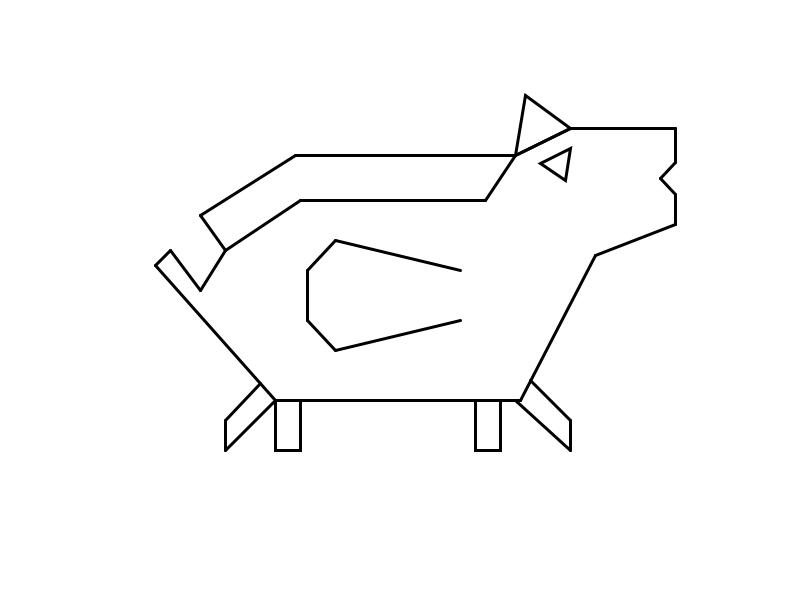
Frame 1 (no input)
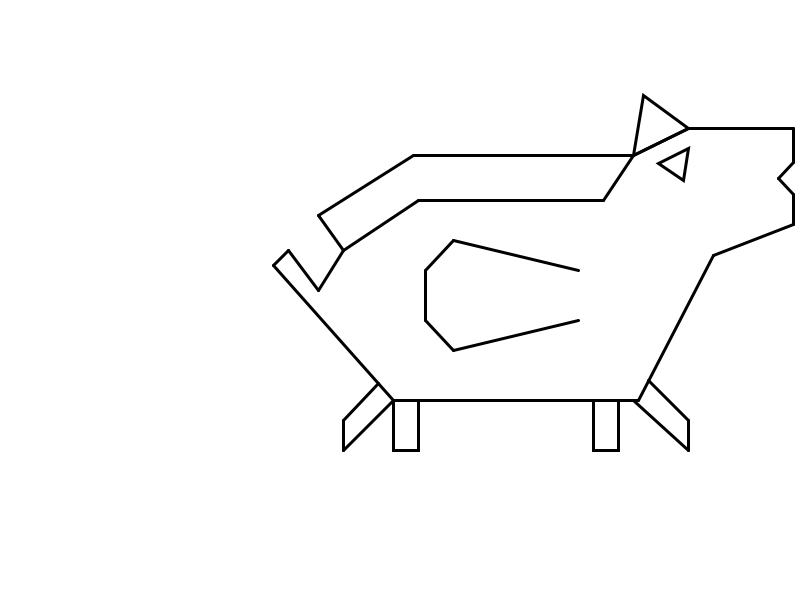
Frame 60 (the mouse pressed at the canvas centre just before this capture)
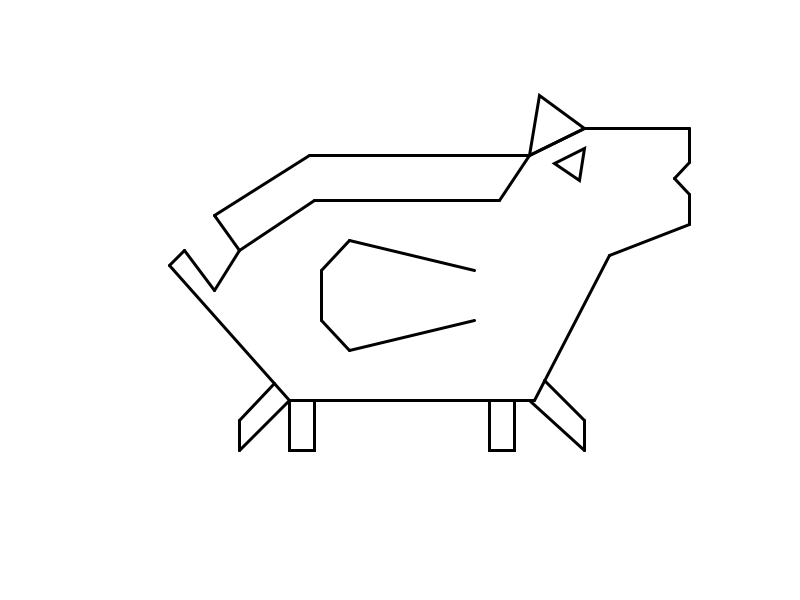
Frame 120 (the mouse held since frame 60 and released just before this capture)

The Processing sketch that drew these frames (run headless with seeded random() and noise(); from frame 60 on, the mouse is pressed at the canvas centre):

// Processing sketch: processing_51478
// ── processing_51478.pde

//Ned Prutzer
//Feb 3rd Assignment (Right to left)

int x=675;
int z=0;

void setup () {
  size(800, 600);
  background(255);
  smooth();
  strokeWeight(3);
}

void draw () {
  background(255);
  //Body (Parallel Lines)
  line(x-400, 400, x-155, 400);
  line(x-375, 200, x-190, 200);
  //Wing
  line(x-215, 270, x-340, 240);
  line(x-340, 240, x-368, 270);
  line(x-368, 270, x-368, 320);
  line(x-368, 320, x-340, 350);
  line(x-340, 350, x-215, 320);
  //Mane
  line(x-450, 250, x-475, 215);
  line(x-475, 215, x-380, 155);
  line(x-380, 155, x-162, 155);
  line(x-160, 155, x-190, 200);
  //Butt
  line(x-375, 200, x-450, 250);
  line(x-450, 250, x-475, 290);
  //Tail
  line(x-475, 290, x-505, 250);
  line(x-505, 250, x-520, 265);
  line(x-520, 265, x-400, 400);
  //Belly
  line(x, 224, x-80, 255);
  line(x-80, 255, x-155, 400);
  //Horn
  triangle(x-160, 155, x-150, 95, x-105, 128);
  //Eye
  triangle(x-135, 163, x-110, 180, x-105, 148);
  //Leg 1
  line(x-400, 400, x-450, 450);
  line(x-415, 383, x-450, 420);
  line(x-450, 450, x-450, 420);
  //Leg 2
  rect(x-400, 400, 25, 50);
  //Leg 3
  rect(x-200, 400, 25, 50);
  //Leg 4
  line(x-160, 400, x-105, 450);
  line(x-145, 380, x-105, 420);
  line(x-105, 450, x-105, 420);
  //Head
  line(x-160, 155, x-105, 128);
  line(x-105, 128, x, 128);
  line(x, 128, x, 162);
  line(x, 162, x-15, 178);
  line(x-15, 178, x, 194);
  line(x, 194, x, 224);
  //Movement
  if (x < 510 & z == 1) {
    x+=5; 
    z=0;
  }
  if (z == 1) {
    x-=2;
  }
  if (x > 799 & z == 0) {
    x-=2; 
    z = 1;
  }
  if (z == 0) {
    x+=2;
  }
}
